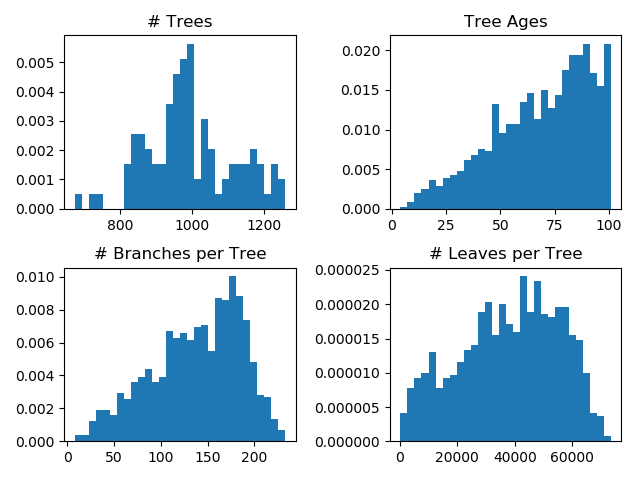

Reproduce this figure in Python.
# This program estimates the average number of leaves on a tree in an "average"
# forest.  We will assume the following:
#
# 1) The forest has roughly 1000 trees with a Gaussian standard deviation of 126
# 2) The trees vary in age from 1 year to 100 years with a linearly increasing age profile
# 3) Each tree has number of branches that follows a Poisson distribution with mean age*2+3
# 4) Each branch has a number of leaves that is drawn randomly from the function 10+20*sqrt(age)
#
# The goal is to plot the number of leaves for 1000 forests.
# In doing so, we should also plot the distributions in 1-4 as a sanity check.
# Finally, we need to report the average number of trees in in our "average" forest.
#
# Don't forget to calculate some averages so that everything can be checked step by step

# This code will not work as is.  You must fix all coding errors before proceeding.
# There are also logic errors that will significantly alter the results of the simulation.
# Fix the errors to reproduce the results listed in the homework text.
import ROOT
import numpy as np
import matplotlib.pyplot as plt

_nForests = 100

_trees = []
_meanTrees = 1000 #1000
_treeStdDev = 126 #126

_thisAgeList = []
_allAges = []
_ages = []
_minAge = 1
_maxAge = 100

_branches = []
_leaves = []


#generate forest distribution
for f in range(0,_nForests):
    _trees.append(int(ROOT.gRandom.Gaus(_meanTrees,_treeStdDev)))


print("Mean trees: {} +/- {}".format(np.mean(_trees), np.std(_trees)))


#generate an age profile for each forest
_allAges = []
for t in range(0,len(_trees)):
    _thisAgeList = []
    for n in range(0,_trees[t]):         # -> No.t forest -> No.n tree
        _thisAgeList.append(_minAge + _maxAge*pow(np.random.uniform(0,1),0.5))
        #let's calculate the mean age of a tree over all forests
        _allAges.append(_thisAgeList[n])

    _ages.append(_thisAgeList)

print("Mean tree age: {} +/- {}".format(np.mean(_allAges),np.std(_allAges)))


#generate a branch number for each tree
_allBranches = []
for t in range(0,len(_trees)):
    _thisBranchList = []
    for n in range(0,_trees[t]):
        _thisBranchList.append(int(ROOT.gRandom.Poisson(_ages[t][n]*2+3)))
        _allBranches.append(_thisBranchList[n])
        
    _branches.append(_thisBranchList)

print("Mean # of branches: {} +/- {}".format(np.mean(_allBranches),np.std(_allBranches)))


#generate a leaf number for each branch, sum them for the tree
_allLeaves = []
_allTree = []
_allForest = []
for t in range(0,len(_trees)):  #forests
    _thisLeafList = []
    
    for n in range(0,_trees[t]): #trees
        leaves = 0

        for b in range(0,_branches[t][n]): #branches per tree
            tLeaf = int(10+20*3*np.random.uniform()*pow(_ages[t][n],1/2.0))    #leaves per branch
            _allLeaves.append(tLeaf)          #leaves per branch
            # sum leaves over all branches for this tree
            leaves += tLeaf

        _thisLeafList.append(leaves) #leaves per tree
        _allTree.append(_thisLeafList[n])

    _leaves.append(_thisLeafList)
    _allForest.append(np.sum(_thisLeafList))
    
print("Mean leaves per branch: {} +/- {}".format(np.mean(_allLeaves),np.std(_allLeaves)))
print("Mean leaves per tree: {} +/- {}".format(np.mean(_allTree),np.std(_allTree)))
print("Mean leaves per forest: {} +/- {}".format(np.mean(_allForest),np.std(_allForest)))

#Now make some figures
fig, axs = plt.subplots(2,2)

#Make a plot of the trees!
axs[0,0].hist(_trees, density=True, bins=30)  # `density=True` would normalize to 1
axs[0,0].set_title("# Trees")

#Make a plot of the ages for one forest
axs[0,1].hist(_ages[2], density=True, bins=30)  # `density=True` would normalize to 1
axs[0,1].set_title("Tree Ages")

#Make a plot of the # of branches for one forest
axs[1,0].hist(_branches[3], density=True, bins=30)  # `density=True` would normalize to 1
axs[1,0].set_title("# Branches per Tree")

#Make a plot of the # of leaves for one forest
axs[1,1].hist(_leaves[4], density=True, bins=30)  # `density=True` would normalize to 1
axs[1,1].set_title("# Leaves per Tree")

plt.tight_layout()
plt.show()
